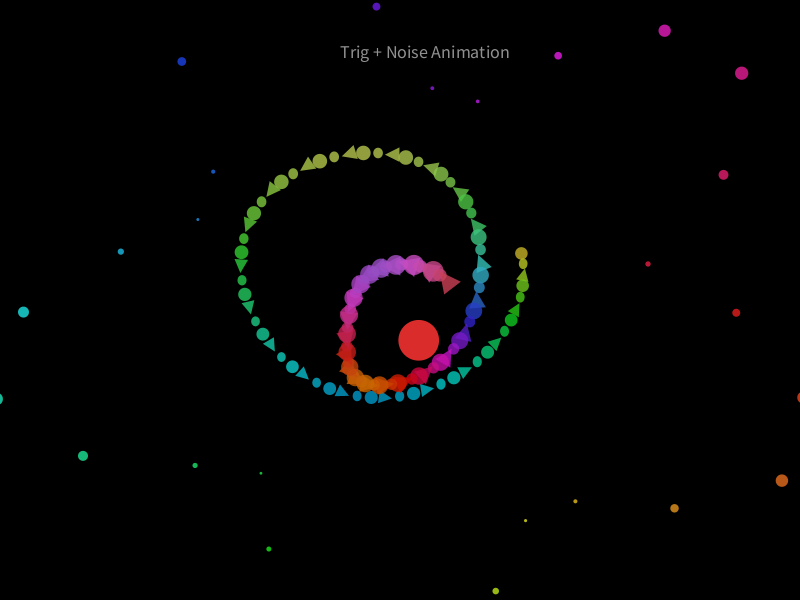
Frame 1 (no input)
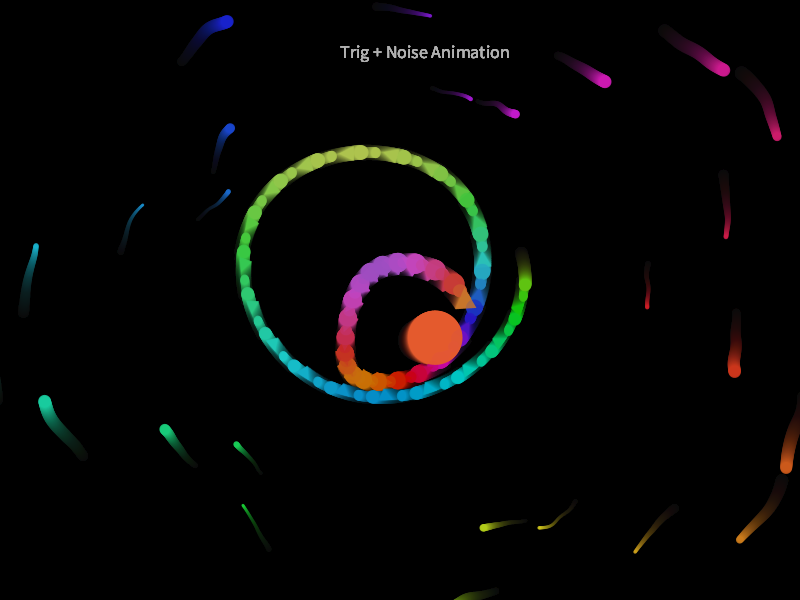
Frame 60 (the mouse pressed at the canvas centre just before this capture)
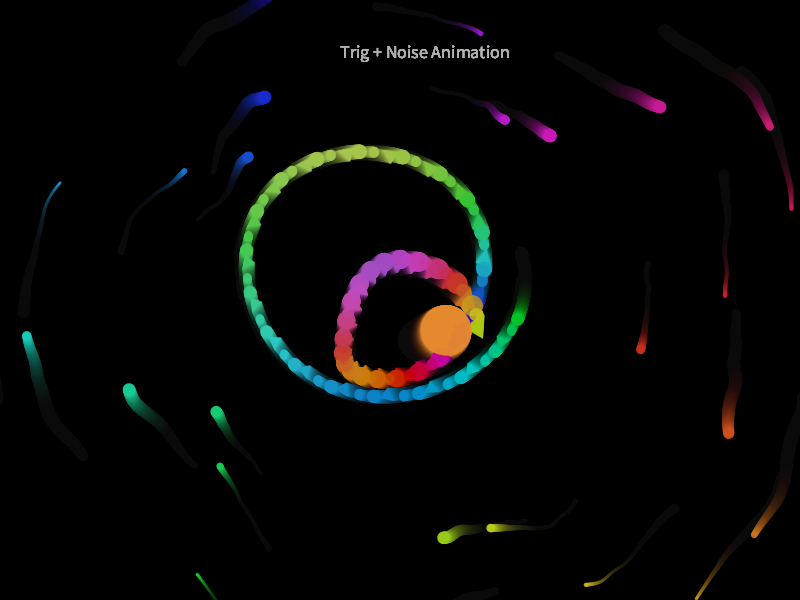
Frame 120 (the mouse held since frame 60 and released just before this capture)

The Processing sketch that drew these frames (run headless with seeded random() and noise(); from frame 60 on, the mouse is pressed at the canvas centre):

// Processing sketch: mathematical_animation_sektch_trignoise
// ── mathematical_animation_sektch_trignoise.pde
float noiseScale = 0.01;
float noiseSpeed = 0.02;
float time = 0;

void setup() {
  size(800, 600);
  background(0);
  noStroke();
  colorMode(HSB, 360, 100, 100, 1);
}

void draw() {
  // Semi-transparent overlay for trail effect
  fill(0, 0.05);
  rect(0, 0, width, height);
  
  time = frameCount * 0.01;
  
  // Combine trigonometric and noise functions for complex motion
  for (int i = 0; i < 120; i++) {
    // Base trigonometric position
    float baseAngle = time * 0.5 + i * 0.1;
    float baseRadius = 100 + sin(time * 0.3 + i * 0.05) * 50;
    
    // Add noise perturbation to position
    float noiseX = noise(i * noiseScale + time * noiseSpeed) * 200 - 100;
    float noiseY = noise(i * noiseScale + time * noiseSpeed + 1000) * 200 - 100;
    
    // Combine trigonometric and noise for final position
    float x = width/2 + cos(baseAngle) * baseRadius + noiseX;
    float y = height/2 + sin(baseAngle) * baseRadius + noiseY;
    
    // Use noise for size modulation
    float size = 8 + noise(i * noiseScale + time * noiseSpeed + 2000) * 25;
    
    // Use trigonometric functions for color variation
    float hue = (time * 20 + i * 3 + 
                sin(time * 0.5 + i * 0.1) * 100 + 
                noise(i * noiseScale + time * noiseSpeed + 3000) * 100) % 360;
    
    float saturation = 80 + sin(time + i * 0.1) * 20;
    float brightness = 70 + noise(i * noiseScale + time * noiseSpeed + 4000) * 30;
    
    fill(hue, saturation, brightness, 0.8);
    
    // Add shape variation (circle vs ellipse)
    if (i % 3 == 0) {
      ellipse(x, y, size, size);
    } else if (i % 3 == 1) {
      float ellipseWidth = size * (0.5 + noise(i * noiseScale + time * noiseSpeed + 5000) * 0.5);
      float ellipseHeight = size * (0.5 + noise(i * noiseScale + time * noiseSpeed + 6000) * 0.5);
      ellipse(x, y, ellipseWidth, ellipseHeight);
    } else {
      // Triangle shapes
      pushMatrix();
      translate(x, y);
      rotate(time + i * 0.1);
      triangle(0, -size/2, -size/2, size/2, size/2, size/2);
      popMatrix();
    }
  }
  
  // Add noise-based orbital patterns with trigonometric influence
  for (int i = 0; i < 30; i++) {
    // Trigonometric base orbit
    float orbitAngle = time * 0.3 + i * TWO_PI / 30;
    float orbitRadius = 300 + sin(time * 0.2 + i) * 100;
    
    // Noise perturbation to orbit
    float noisePerturb = noise(orbitAngle * 2 + time * noiseSpeed * 5) * 50;
    orbitRadius += noisePerturb;
    
    // Trigonometric variation to position
    float x = width/2 + cos(orbitAngle) * orbitRadius;
    float y = height/2 + sin(orbitAngle) * orbitRadius;
    
    // Add noise to position for organic feel
    x += noise(i * noiseScale + time * noiseSpeed + 7000) * 30;
    y += noise(i * noiseScale + time * noiseSpeed + 8000) * 30;
    
    float size = 5 + sin(time * 2 + i) * 5 + noise(i * noiseScale + time * noiseSpeed + 9000) * 10;
    
    // Color based on position and time
    float hue = (time * 15 + i * 12) % 360;
    float sat = 60 + noise(i * noiseScale + time * noiseSpeed + 10000) * 40;
    
    fill(hue, sat, 80, 0.9);
    ellipse(x, y, size, size);
  }
  
  // Central noise-trigonometric orb
  float centerX = width/2 + 
                  sin(time) * 30 + 
                  noise(time * noiseSpeed + 1500) * 40;
  
  float centerY = height/2 + 
                  cos(time * 0.7) * 30 + 
                  noise(time * noiseSpeed + 2500) * 40;
  
  float orbSize = 30 + 
                  sin(time * 2) * 15 + 
                  noise(time * noiseSpeed + 3500) * 20;
  
  float hue = (time * 25) % 360;
  fill(hue, 80, 90, 0.95);
  ellipse(centerX, centerY, orbSize, orbSize);
  
  // Add some text with noise influence
  float textX = width/2 + noise(time * noiseSpeed + 4000) * 100;
  float textY = 50 + noise(time * noiseSpeed + 5000) * 20;
  
  fill(255, 0.8);
  textSize(18);
  textAlign(CENTER);
  text("Trig + Noise Animation", textX, textY);
}
